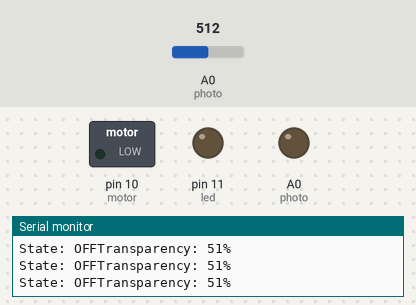
A sketch run on a simulated Arduino Uno, built with avr-gcc and run on an emulated ATmega328P. Parts: switched loads named in the sketch (green lamp = pin HIGH), output pins drawn as LEDs (lit = HIGH), the last lines printed to the serial monitor. Inputs (shaded band) come from the test bench; at power-on: A0 (photo) = 512.

Above: at 1.2 s.
1.3 s: A0 (photo) set to 428
4.3 s: A0 (photo) set to 399
At 4.8 s:
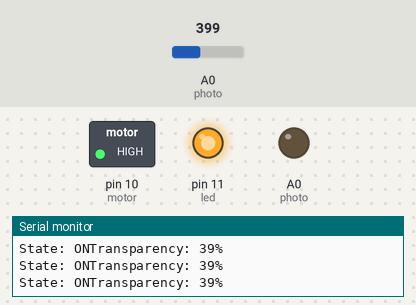
5.8 s: A0 (photo) set to 1023
At 6.5 s:
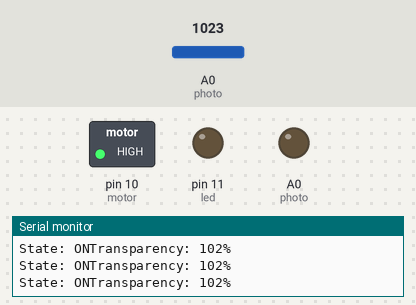
Timing chart, 0 to 8.8 s (numbered marks = the images above; inputs shaded):
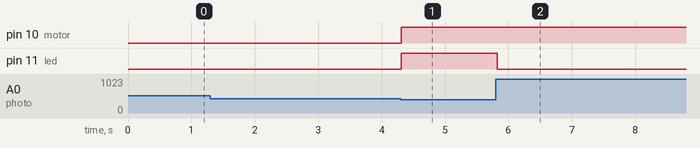

The sketch:

addex.ino
```cpp
// создание переменных и присваивание им значений пинов элементов
int photo = A0; // переменная фоторезисора
int led = 11; // переменная светодиода
int motor = 10; // переменная управляющего транзистора
String motorstate;

void setup()
{
  Serial.begin(9600); // открываем порт для передачи данных
  pinMode(led, OUTPUT); // светодиод в начальный момент времени выключен
  pinMode(photo, OUTPUT);
  pinMode(motor, OUTPUT); // на управляющий транзистор не подается сигнал
}
void loop()
{
  int transparency = analogRead(photo)/10; // вычисляем прозрачность в соответствии с приведенным графиком: показания фоторезистора/10
  if(digitalRead(motor) != 0) // если состояния мотора не равно 0, то
  {
    motorstate = "ON"; // строковой переменной присваивается значение "ON"
  }
  else
  {
    motorstate = "OFF"; // в противном случае - "OFF"
  }
  String str = "State: " + motorstate + "Transparency: " + transparency + "%"; // выводимая строка равна “State: S, Transparency: T” , где:- S – Состояние перемешивающего устройства (ON/OFF) - T – Текущая прозрачность вещества в % (
  digitalWrite(led, HIGH); //включаем светодиод
  if(transparency <= 40) // если прозрачность меньше или равна 40%, то
  {
    digitalWrite(motor, HIGH); // включение мотора
    Serial.println(str); // вывод строки состояния str
  }
  else
  {
    digitalWrite(led, LOW); // в противном случае выключаем светодиод
    Serial.println(str); // выводим строку состояния str
  }
}
```

Measured:
- the behaviour switches between 410 and 409 on A0 (photo) (found by bisection; images 0 and 1)
- after the input at 4.3 s, pin 10 (motor), pin 11 (led): LOW → HIGH at once
- after the input at 5.8 s, pin 11 (led): HIGH → LOW at once
